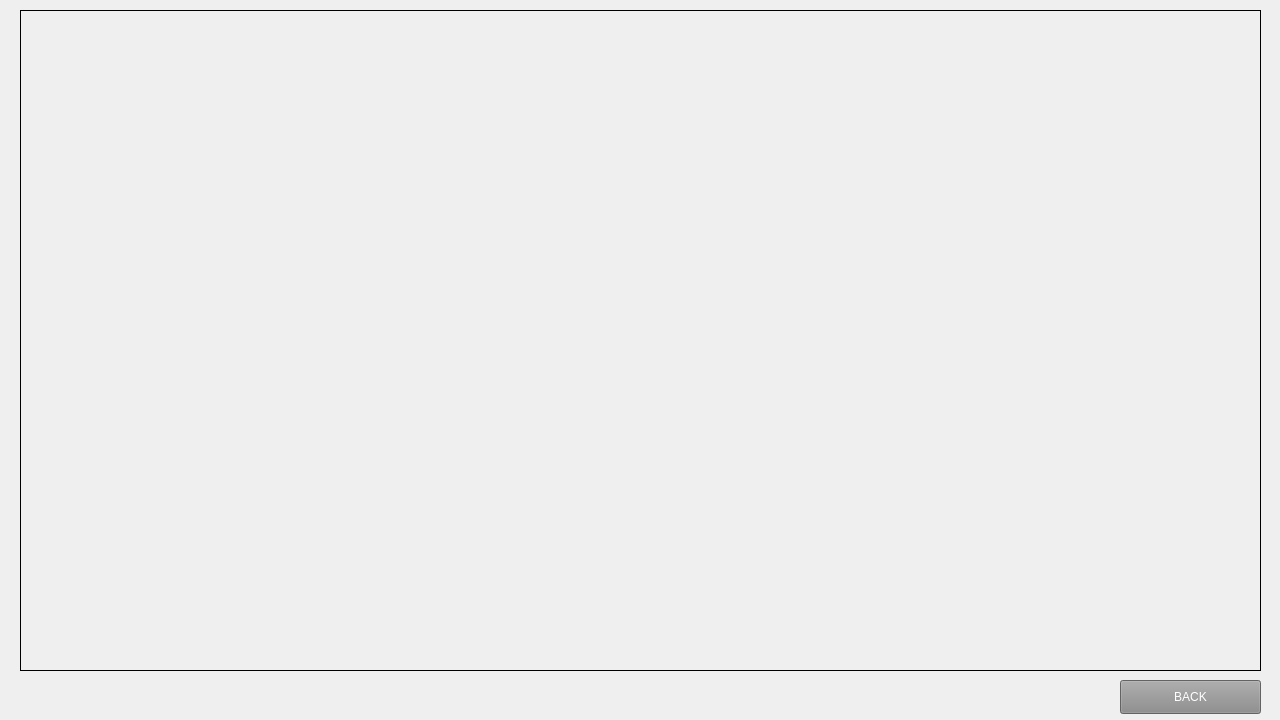
<?xml version="1.0" encoding="UTF-8"?>
<ui version="4.0">
 <class>MainWindow</class>
 <widget class="QMainWindow" name="MainWindow">
  <property name="geometry">
   <rect>
    <x>0</x>
    <y>0</y>
    <width>1280</width>
    <height>720</height>
   </rect>
  </property>
  <property name="windowTitle">
   <string>MainWindow</string>
  </property>
  <widget class="QWidget" name="centralwidget">
   <widget class="QLabel" name="label">
    <property name="geometry">
     <rect>
      <x>20</x>
      <y>10</y>
      <width>1241</width>
      <height>661</height>
     </rect>
    </property>
    <property name="frameShape">
     <enum>QFrame::Box</enum>
    </property>
    <property name="text">
     <string/>
    </property>
    <property name="pixmap">
     <pixmap>Map.jpg</pixmap>
    </property>
    <property name="scaledContents">
     <bool>true</bool>
    </property>
   </widget>
   <widget class="QPushButton" name="pushButton">
    <property name="geometry">
     <rect>
      <x>1120</x>
      <y>680</y>
      <width>141</width>
      <height>34</height>
     </rect>
    </property>
    <property name="styleSheet">
     <string notr="true">background-color: rgb(139, 139, 139);
color: rgb(255, 255, 255);
border-color: rgb(255, 255, 255);</string>
    </property>
    <property name="text">
     <string>BACK</string>
    </property>
   </widget>
   <widget class="QLabel" name="label_9">
    <property name="geometry">
     <rect>
      <x>0</x>
      <y>0</y>
      <width>1280</width>
      <height>720</height>
     </rect>
    </property>
    <property name="text">
     <string/>
    </property>
    <property name="pixmap">
     <pixmap>BG.jpg</pixmap>
    </property>
    <property name="scaledContents">
     <bool>true</bool>
    </property>
   </widget>
   <zorder>label_9</zorder>
   <zorder>label</zorder>
   <zorder>pushButton</zorder>
  </widget>
 </widget>
 <resources/>
 <connections/>
</ui>
